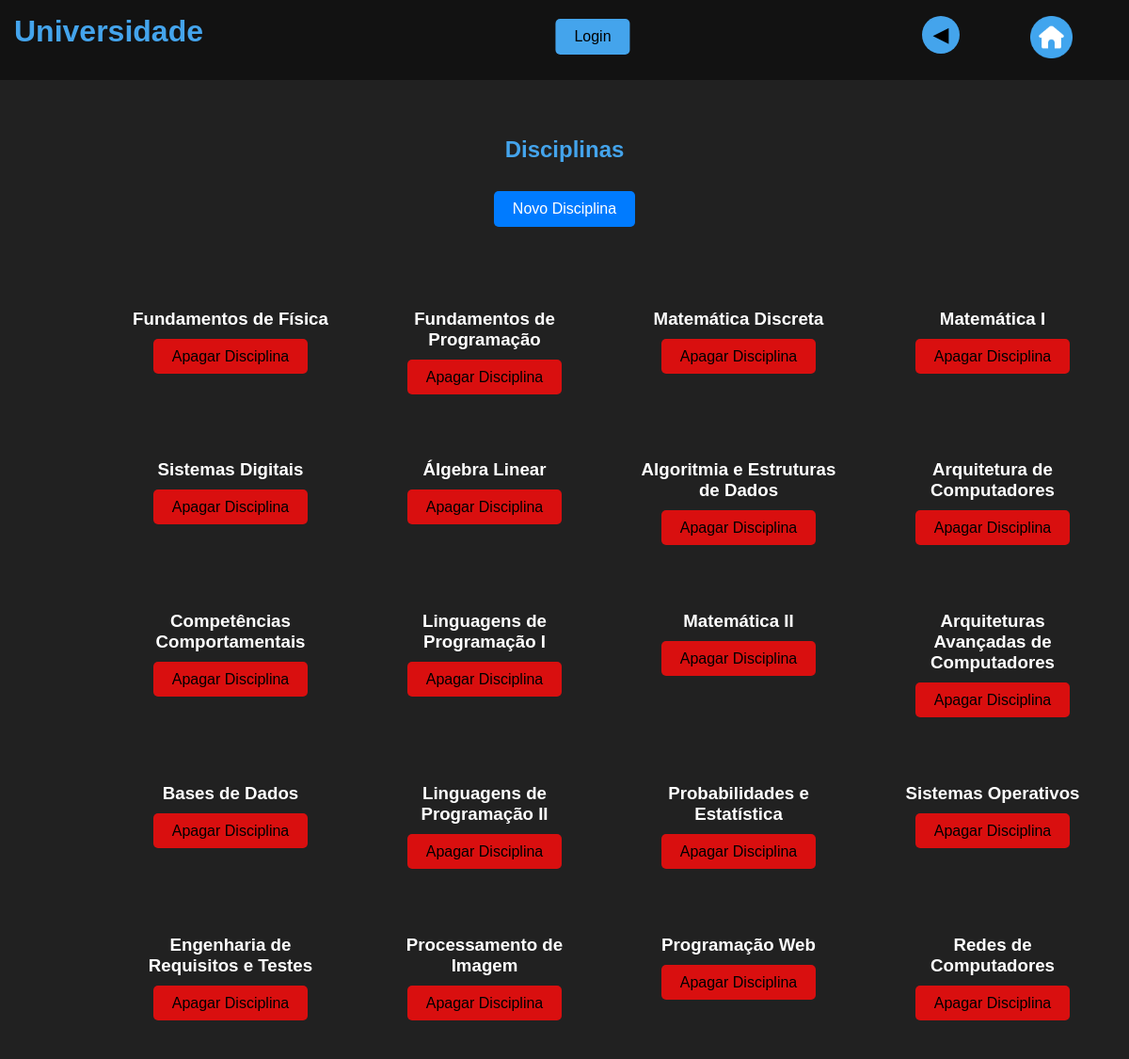
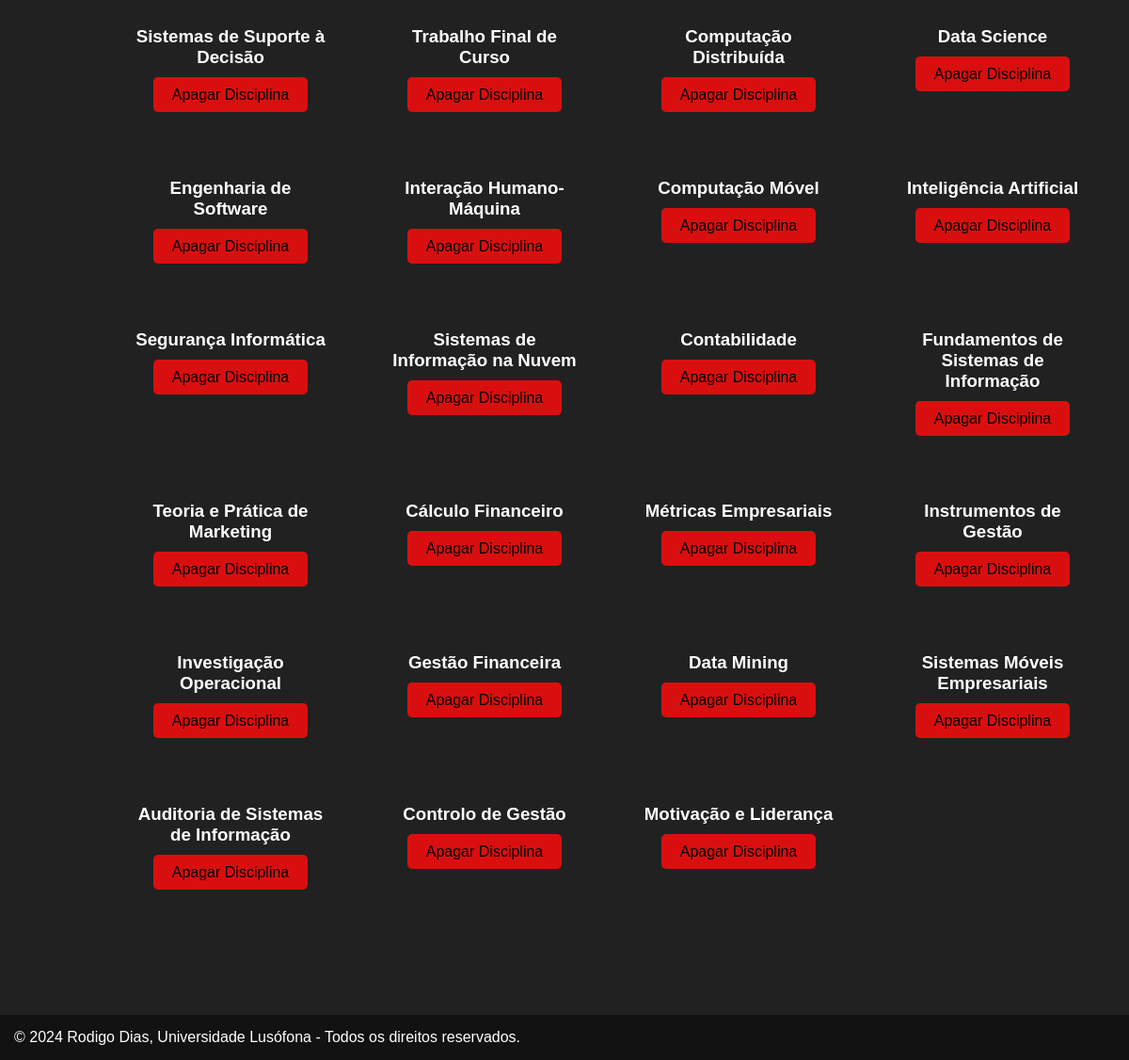
The page /curso/edit/admin/disciplina/all on the database its author committed (2 pictures, top to bottom).
### curso/models.py (models this page shows, shortened)
class Disciplina(models.Model):
    nome = models.CharField(max_length=100)
    ano = models.IntegerField()
    semestre = models.CharField(max_length=100)
    ects = models.IntegerField()
    curricularIUnitReadableCode = models.CharField(max_length=100)
    areaCientifica = models.ForeignKey(AreaCientifica, on_delete=models.CASCADE, related_name='disciplinas')
    docentes = models.ManyToManyField(Docente,related_name='disciplinas')

### curso/views.py (the view)
# urls.py: path('edit/admin/disciplina/all', views.edit_disciplinas_view, name="edit_disciplinas"),
def edit_disciplinas_view(request):
    disciplinas = Disciplina.objects.all()
    return render(request, "curso/edit_disciplinas.html", {
        'disciplinas' : disciplinas
        })

### curso/templates/curso/edit_disciplinas.html
{% extends "curso/layout.html" %}
{% block content %}
    <div class="lista">
        <h1 class="titulo">Disciplinas</h1>
        <a href="{% url 'curso:novo_curso' %}" class="btn-novo">Novo Disciplina</a>
        <br><br>
        {% if disciplinas %}
            <div class="album-container">
                {% for disciplina in disciplinas %}
                    <div class="album-item">
                        <h3 class="txt">{{ disciplina.nome }}</h3>
                        <a href="{% url 'curso:apaga_disciplina' disciplina.nome %}" class="apagar">Apagar Disciplina</a>
                    </div>
                {% endfor %}
            </div>
        {% else %}
            <h2 class="titulo">Não há disciplinas disponíveis.</h2>
        {% endif %}
    </div>
{% endblock %}

### static/curso/style.css (style rules this page uses)
body { margin: 0px; padding: 0px; font-family: Arial, "Helvetica Neue", Helvetica, sans-serif; font-size: medium; background: #212121; }
h1 { margin: 15px; color: #44a4ec; }
a { text-decoration: none; color: #94caf4; margin: 20px; }
.curso-btn, .projeto-btn, .git-btn, .video-btn, .btn-novo { display: inline-block; padding: 10px 20px; margin: 10px; background-color: #007bff; color: #fff; text-decoration: none; border-radius: 5px; }
.lista { margin-top: 130px; padding-bottom: 150px; width: 80%; text-align: center; position:absolute; left: 50%; transform: translateX(-50%); }
.titulo { color: #44a4ec; font-size: 24px; margin-bottom: 20px; }
.album-container { display: grid; grid-template-columns: repeat(4, 250px); gap: 20px; margin: 20px auto; max-width: 100%; }
.txt { color: white; margin-bottom: 20px; }
.apagar { padding: 10px 20px; background-color: #d90f0f; color: black; text-decoration: none; border-radius: 5px; font-size: 16px; border: none; margin: 20px; }
.album-item { margin: 20px; }

### rows shown on the page
Disciplina: nome "Fundamentos de Física"
Disciplina: nome "Fundamentos de Programação"
Disciplina: nome "Matemática Discreta"
Disciplina: nome "Matemática I"
Disciplina: nome "Sistemas Digitais"
Disciplina: nome "Álgebra Linear"
Disciplina: nome "Algoritmia e Estruturas de Dados"
Disciplina: nome "Arquitetura de Computadores"
Disciplina: nome "Competências Comportamentais"
Disciplina: nome "Linguagens de Programação I"
Disciplina: nome "Matemática II"
Disciplina: nome "Arquiteturas Avançadas de Computadores"
Disciplina: nome "Bases de Dados"
Disciplina: nome "Linguagens de Programação II"
Disciplina: nome "Probabilidades e Estatística"
Disciplina: nome "Sistemas Operativos"
Disciplina: nome "Engenharia de Requisitos e Testes"
Disciplina: nome "Processamento de Imagem"
Disciplina: nome "Programação Web"
Disciplina: nome "Redes de Computadores"
Disciplina: nome "Sistemas de Suporte à Decisão"
Disciplina: nome "Trabalho Final de Curso"
Disciplina: nome "Computação Distribuída"
Disciplina: nome "Data Science"
Disciplina: nome "Engenharia de Software"
Disciplina: nome "Interação Humano-Máquina"
Disciplina: nome "Computação Móvel"
Disciplina: nome "Inteligência Artificial"
Disciplina: nome "Segurança Informática"
Disciplina: nome "Sistemas de Informação na Nuvem"
Disciplina: nome "Contabilidade"
Disciplina: nome "Fundamentos de Sistemas de Informação"
Disciplina: nome "Teoria e Prática de Marketing"
Disciplina: nome "Cálculo Financeiro"
Disciplina: nome "Métricas Empresariais"
Disciplina: nome "Instrumentos de Gestão"
Disciplina: nome "Investigação Operacional"
Disciplina: nome "Gestão Financeira"
Disciplina: nome "Data Mining"
Disciplina: nome "Sistemas Móveis Empresariais"
Disciplina: nome "Auditoria de Sistemas de Informação"
Disciplina: nome "Controlo de Gestão"
Disciplina: nome "Motivação e Liderança"
